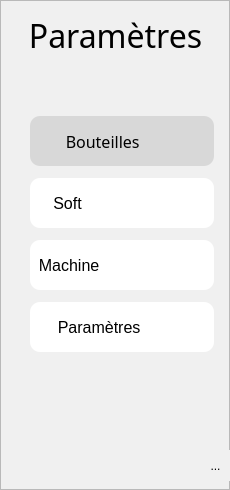
     <widget class="QFrame" name="parameterRightPannel">
      <property name="geometry">
       <rect>
        <x>570</x>
        <y>0</y>
        <width>230</width>
        <height>490</height>
       </rect>
      </property>
      <property name="styleSheet">
       <string notr="true">background-color : #F0F0F0;
</string>
      </property>
      <property name="frameShape">
       <enum>QFrame::StyledPanel</enum>
      </property>
      <property name="frameShadow">
       <enum>QFrame::Raised</enum>
      </property>
      <widget class="QLabel" name="titleParameter">
       <property name="geometry">
        <rect>
         <x>10</x>
         <y>20</y>
         <width>211</width>
         <height>31</height>
        </rect>
       </property>
       <property name="font">
        <font>
         <family>CoconPro</family>
         <pointsize>-1</pointsize>
        </font>
       </property>
       <property name="styleSheet">
        <string notr="true">font-size: 32px;
color: black;</string>
       </property>
       <property name="text">
        <string>Paramètres</string>
       </property>
       <property name="alignment">
        <set>Qt::AlignCenter</set>
       </property>
      </widget>
      <widget class="QToolButton" name="toolButtonParameterPage">
       <property name="geometry">
        <rect>
         <x>200</x>
         <y>450</y>
         <width>31</width>
         <height>31</height>
        </rect>
       </property>
       <property name="styleSheet">
        <string notr="true">border: none; /* Supprime la bordure */
</string>
       </property>
       <property name="text">
        <string>...</string>
       </property>
       <property name="icon">
        <iconset>
         <normaloff>ressources/generic/home.svg</normaloff>ressources/generic/home.svg</iconset>
       </property>
       <property name="iconSize">
        <size>
         <width>25</width>
         <height>25</height>
        </size>
       </property>
      </widget>
      <widget class="QWidget" name="verticalLayoutWidget">
       <property name="geometry">
        <rect>
         <x>30</x>
         <y>110</y>
         <width>184</width>
         <height>251</height>
        </rect>
       </property>
       <layout class="QVBoxLayout" name="verticalLayout">
        <item>
         <widget class="QPushButton" name="pushButtonBottleParameter">
          <property name="minimumSize">
           <size>
            <width>0</width>
            <height>50</height>
           </size>
          </property>
          <property name="maximumSize">
           <size>
            <width>16777215</width>
            <height>50</height>
           </size>
          </property>
          <property name="font">
           <font>
            <family>CoconPro</family>
            <pointsize>-1</pointsize>
            <strikeout>false</strikeout>
           </font>
          </property>
          <property name="layoutDirection">
           <enum>Qt::LeftToRight</enum>
          </property>
          <property name="autoFillBackground">
           <bool>false</bool>
          </property>
          <property name="styleSheet">
           <string notr="true">QPushButton {
        border-radius: 10px;
        background-color: #FFF;
        color: black;
        font-size: 16px;
        border: none;
	   text-align: left;
	   padding-left: 15px;
}

QPushButton:checked {
    background-color: #D8D8D8; /* Fond gris clair pour les boutons enfoncés */
}</string>
          </property>
          <property name="text">
           <string>     Bouteilles</string>
          </property>
          <property name="icon">
           <iconset>
            <normaloff>ressources/generic/bouteille.png</normaloff>ressources/generic/bouteille.png</iconset>
          </property>
          <property name="iconSize">
           <size>
            <width>16</width>
            <height>40</height>
           </size>
          </property>
          <property name="checkable">
           <bool>true</bool>
          </property>
          <property name="checked">
           <bool>true</bool>
          </property>
          <property name="autoExclusive">
           <bool>true</bool>
          </property>
          <property name="default">
           <bool>true</bool>
          </property>
          <property name="flat">
           <bool>false</bool>
          </property>
         </widget>
        </item>
        <item>
         <widget class="QPushButton" name="pushButtonSoftParameter">
          <property name="minimumSize">
           <size>
            <width>0</width>
            <height>50</height>
           </size>
          </property>
          <property name="maximumSize">
           <size>
            <width>16777215</width>
            <height>50</height>
           </size>
          </property>
          <property name="layoutDirection">
           <enum>Qt::LeftToRight</enum>
          </property>
          <property name="styleSheet">
           <string notr="true">QPushButton {
        border-radius: 10px;
        background-color: #FFF;
        color: black;
        font-size: 16px;
        border: none;
	   text-align: left;
	   padding-left: 10px;
}

QPushButton:checked {
    background-color: #D8D8D8; /* Fond gris clair pour les boutons enfoncés */
}</string>
          </property>
          <property name="text">
           <string>   Soft</string>
          </property>
          <property name="icon">
           <iconset>
            <normaloff>ressources/generic/soft.png</normaloff>ressources/generic/soft.png</iconset>
          </property>
          <property name="iconSize">
           <size>
            <width>40</width>
            <height>40</height>
           </size>
          </property>
          <property name="checkable">
           <bool>true</bool>
          </property>
          <property name="autoExclusive">
           <bool>true</bool>
          </property>
         </widget>
        </item>
        <item>
         <widget class="QPushButton" name="pushButtonMachineParameter">
          <property name="minimumSize">
           <size>
            <width>0</width>
            <height>50</height>
           </size>
          </property>
          <property name="maximumSize">
           <size>
            <width>16777215</width>
            <height>50</height>
           </size>
          </property>
          <property name="layoutDirection">
           <enum>Qt::LeftToRight</enum>
          </property>
          <property name="autoFillBackground">
           <bool>false</bool>
          </property>
          <property name="styleSheet">
           <string notr="true">QPushButton {
        border-radius: 10px;
        background-color: #FFF;
        color: black;
        font-size: 16px;
        border: none;
	   text-align: left;
	   padding-left: 0px;
}

QPushButton:checked {
    background-color: #D8D8D8; /* Fond gris clair pour les boutons enfoncés */
}</string>
          </property>
          <property name="text">
           <string>  Machine</string>
          </property>
          <property name="icon">
           <iconset>
            <normaloff>ressources/generic/outil.png</normaloff>ressources/generic/outil.png</iconset>
          </property>
          <property name="iconSize">
           <size>
            <width>40</width>
            <height>50</height>
           </size>
          </property>
          <property name="checkable">
           <bool>true</bool>
          </property>
          <property name="autoExclusive">
           <bool>true</bool>
          </property>
         </widget>
        </item>
        <item>
         <widget class="QPushButton" name="pushButtonMachineSettings">
          <property name="minimumSize">
           <size>
            <width>0</width>
            <height>50</height>
           </size>
          </property>
          <property name="maximumSize">
           <size>
            <width>16777215</width>
            <height>50</height>
           </size>
          </property>
          <property name="layoutDirection">
           <enum>Qt::LeftToRight</enum>
          </property>
          <property name="autoFillBackground">
           <bool>false</bool>
          </property>
          <property name="styleSheet">
           <string notr="true">QPushButton {
        border-radius: 10px;
        background-color: #FFF;
        color: black;
        font-size: 16px;
        border: none;
	   text-align: left;
	   padding-left: 10px;
}

QPushButton:checked {
    background-color: #D8D8D8; /* Fond gris clair pour les boutons enfoncés */
}</string>
          </property>
          <property name="text">
           <string>    Paramètres</string>
          </property>
          <property name="icon">
           <iconset>
            <normaloff>ressources/generic/engrenage_orange.png</normaloff>ressources/generic/engrenage_orange.png</iconset>
          </property>
          <property name="iconSize">
           <size>
            <width>40</width>
            <height>30</height>
           </size>
          </property>
          <property name="checkable">
           <bool>true</bool>
          </property>
          <property name="checked">
           <bool>false</bool>
          </property>
          <property name="autoExclusive">
           <bool>true</bool>
          </property>
         </widget>
        </item>
       </layout>
      </widget>
     </widget>
